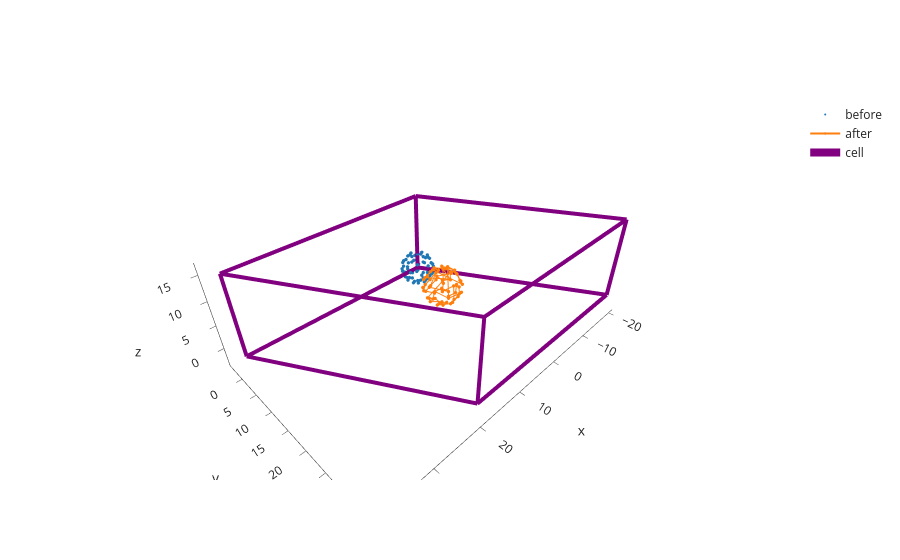

Write notebook code for a chart like this one.
### Markdown cell above
### Plot everything to confirm

### Code cell
import plotly.graph_objects as go 
after = go.Scatter3d(x=shifted_coords_cart[:,0], y=shifted_coords_cart[:,1], z=shifted_coords_cart[:,2], marker_size =2, mode='markers+lines', name='after')
go.Figure(data=[before, after, plot_cell(data)]).update_layout(template='simple_white',scene = dict(aspectmode='data')).show()
